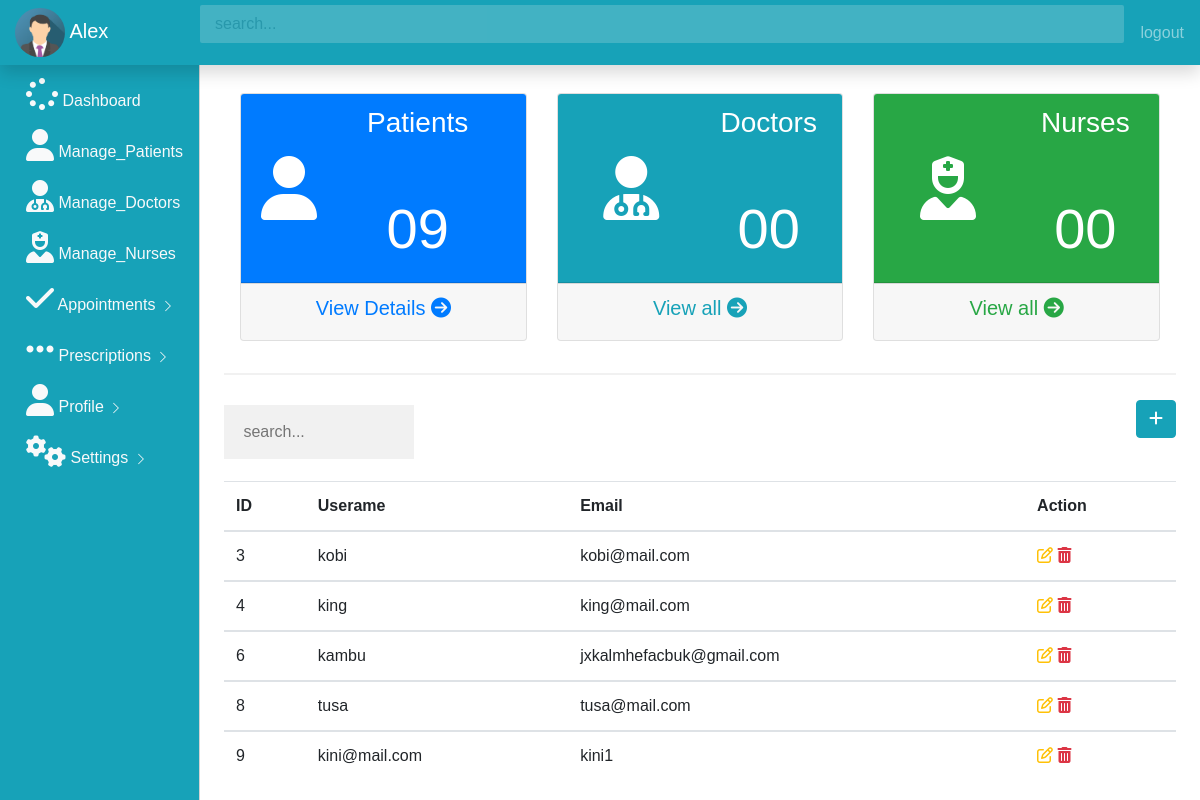
Before: /patients (signed in) with the older database file.
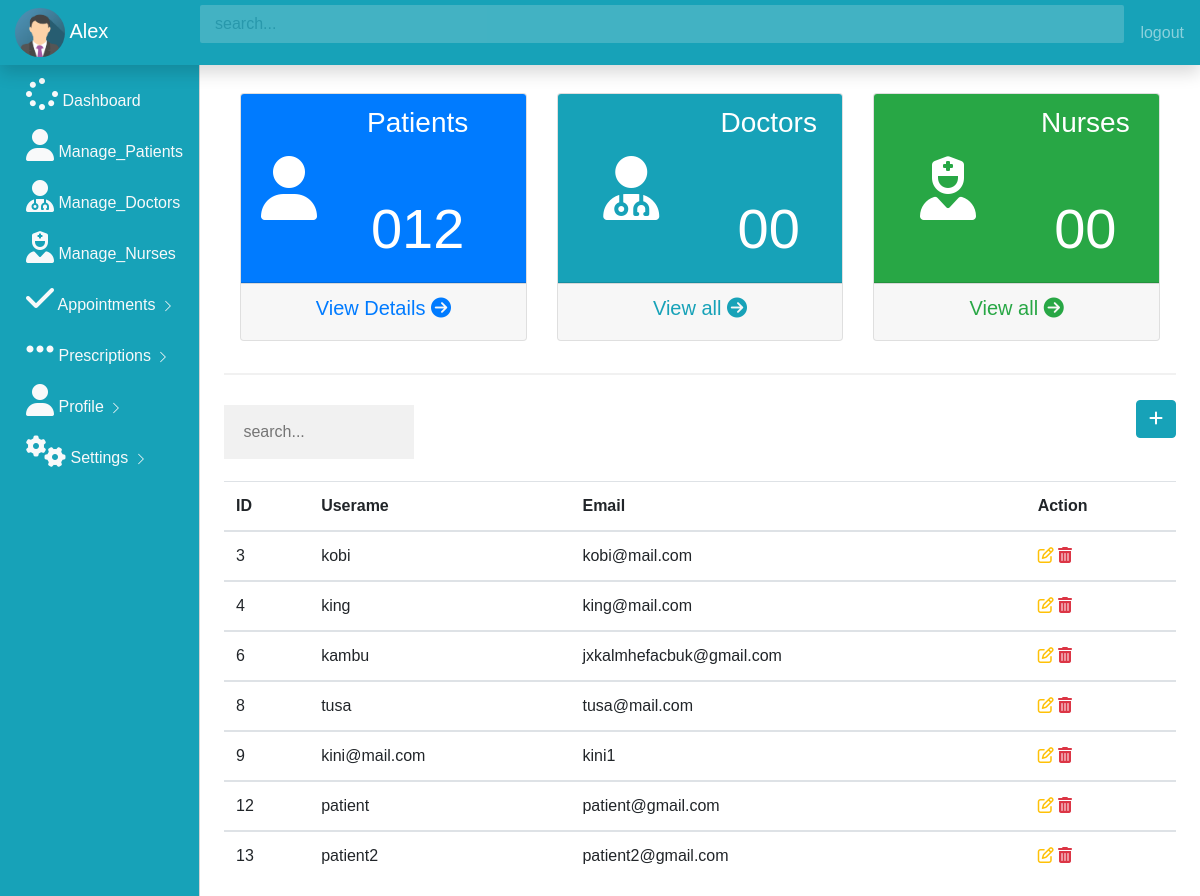
After: the same page with the newer database file.
### app.py (models this page shows, shortened)
class User(UserMixin,db.Model):
     id = db.Column(db.Integer,primary_key =True)
     username = db.Column(db.String(100))
     email = db.Column(db.String(100),unique =True)
     password = db.Column(db.String(100))
     doctor = db.Column(db.Boolean)
     admin = db.Column(db.Boolean)
     work = db.Column(db.String(100))
     country = db.Column(db.String(100))
     image = db.Column(db.String(100))
     @property
     def unhashed_password(self):
          raise AttributeError('cannot view unhased password')
     appointment_by  = db.relationship('Appointments',
     foreign_keys ='Appointments.asked_by_id',
     backref = 'asker',
     lazy=True
     )
     Receive_by  = db.relationship('Notiication',
     foreign_keys ='Notiication.receive_by_id',
     backref = 'reciever',
     lazy=True
     )
     Sender_by  = db.relationship('Notiication',
     foreign_keys ='Notiication.doctor_id',
     backref = 'sender',
     lazy=True
     )
     answers_requested  = db.relationship('Appointments',
     foreign_keys ='Appointments.doctor_id',
     backref = 'expert',
     lazy=True
     )

### app.py (the view)
@app.route('/patients')
@login_required
def patients():
     rows = db.session.query(User.doctor==0,User.admin==0).count()
     user_patients = User.query.filter_by(admin=False,doctor=False).all()
     owner = User.query.filter_by(email=current_user.email,password=current_user.password,admin=True).first()
     if not owner:
          flash("The logins provided is not an admin!")
          return redirect(url_for('home'))
     else:
          return render_template('patient.html' ,patients = user_patients,rows=rows)

### app.py (called while the page is built)
@login_manager.user_loader
def load_user(user_id):
     return User.query.get(int(user_id))

### templates/patient.html (shortened to what this page needs)
{% include 'admin_dash.html' %}
{% block body %}
<main role="main" class="col-md-9 ml-sm-auto col-lg-10 px-4">
    <hr>
                <button class="btn btn-info float-right" data-toggle="modal" data-target="#modalPatient"><i class="fa fa-plus"></i></button>
                 <table class=" table table-hover">
                    <input type="text" id="mySearch" placeholder=" search..." style="width: 20%;">
                <thead>
                    <tr>
                    <th>ID</th>
                    <th>Userame</th>
                    <th>Email</th>
                    <th>Action</th>
                </tr>
            </thead>
                {% for row in patients %}
                <tbody id="myTable" >
                    <tr>
                    <td> {{row.id}}</td>
                    <td> {{row.username}}</td>
                    <td> {{row.email}}</td>
                    <td>
                        <a  class="text-warning" data-toggle="modal" href="/update/{{row.id}}" data-target="#modaledit{{row.id}}">
                            <i class ="	fa fa-edit fa-3"></i>
                        </a>
                        <a href="/delete_user/{{row.id}}" class="text-danger">
                            <i class ="	fa fa-trash fa-3"></i>
                        </a>
                    </td>
                </tr>
                </tbody>
                {% endfor %}
                 </table>
</main>
{% endblock %}

### templates/admin_dash.html (shortened to what the changed rows need)
<!doctype html>
<html lang="en">
  <head>
    <link rel="stylesheet" href="https://stackpath.bootstrapcdn.com/bootstrap/4.5.2/css/bootstrap.min.css">
    <link rel="stylesheet" href="./static/css/dashboard.css">
    <link rel="stylesheet" href="https://cdn.datatables.net/1.10.22/css/jquery.dataTables.min.css">
  </head>
  <body> {%block body%}
      <div class="container-fluid">
        <div class="row">
            <main role="main" class="col-md-9 ml-sm-auto col-lg-10 px-4">
                <div class="container">
                 <div class="row ">
                   <div class="col-md-4">
                     <div class="card text-center">
                       <div class = "card-header bg-primary text-white">
                        <div class="row align-items-center">
                          <div class="col">
                            <h3 >Patients</h3>
                          <br><br>
                            <h6 class ="display-4">0{{rows}}</h6>
                          </div>
                        </div>
                       </div>
                     </div>
                   </div>
                 </div>
                    </div>
            </main>
        </div>
      </div>
    {% endblock %}
  </body>
</html>

Changed rows visible on the page:
added User: id "12", username "patient", email "patient@gmail.com"
added User: id "13", username "patient2", email "patient2@gmail.com"
Other visible differences:
{{ rows }}: "9" → "12"
